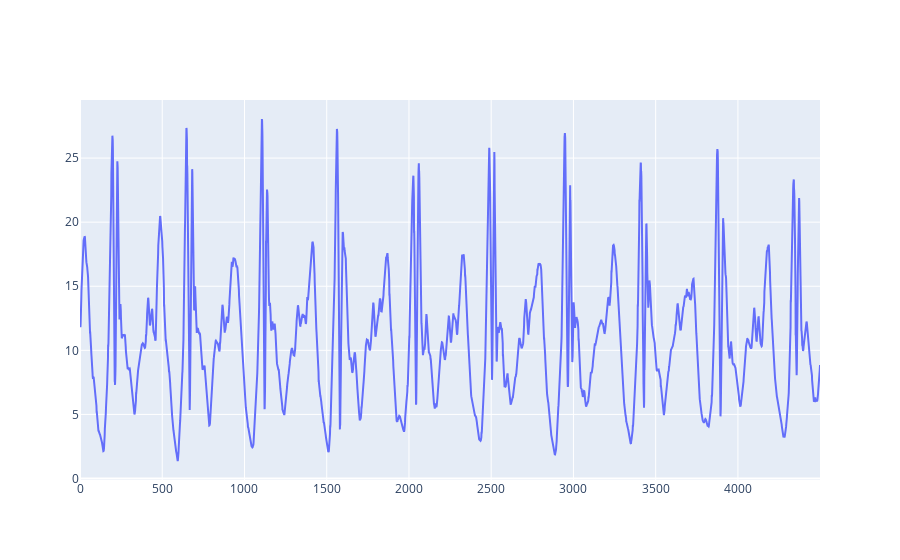

The notebook cell saved with this chart:
### Code cell
dt = 450*10
#data = pd.read_csv('data/long_walk_100_acc.csv', delimiter =';', decimal=',')[3815+6*455:3815+6*455+dt]
data = pd.read_csv('data/long_walk_100_acc.csv', delimiter =';', decimal=',')[7007:7007+dt]
#data = pd.read_csv('data/long_walk_100_acc.csv', delimiter =';', decimal=',')[3785:8000]
#data = pd.read_csv('data/home_lin_10_lac.csv', delimiter =';', decimal=',')[:]
frecuency = len(data)/(data['time'].values[-1]-data['time'].values[0])
assert 480 < frecuency < 520

x_acc = ( (data['X_value'].values)**2 + (data['Y_value'].values)**2 + (data['Z_value'].values)**2)**.5
_m = np.mean(x_acc)
#x_acc -= _m
t = (data['time'].values).astype(float).reshape([-1,])
t = np.linspace(0,t[-1]-t[0],len(x_acc))

fig = go.Figure()
fig.add_scatter(y = x_acc, mode='lines', name='Sum squares')
fig.show()

### Figure 1 — Plotly figure (JSON) as saved in the notebook; plotly's stock layout.template omitted (floating-point values rounded to 4 significant figures; data arrays with more than 128 entries replaced by an {"elided": "..."} marker saying what was removed)
{"data": [{"mode": "lines", "name": "Sum squares", "type": "scatter", "y": {"elided": "4500 float values"}}], "layout": {}}
